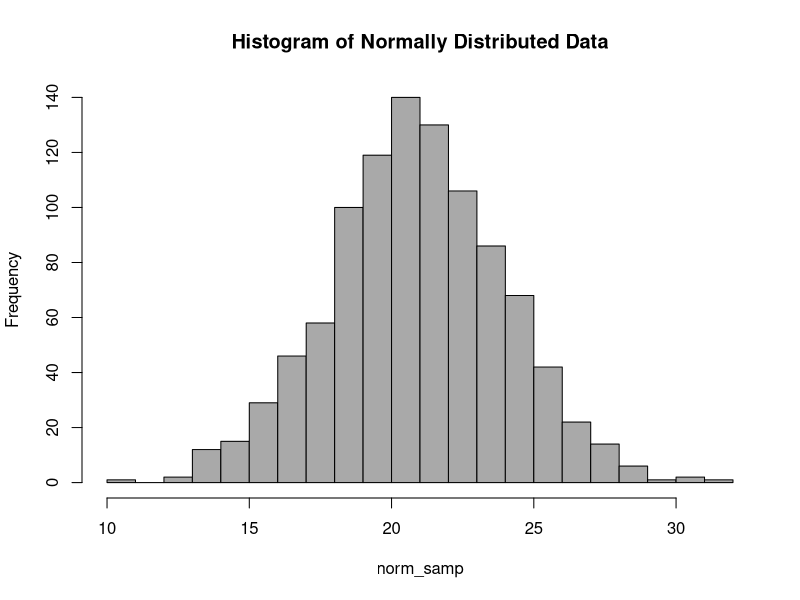
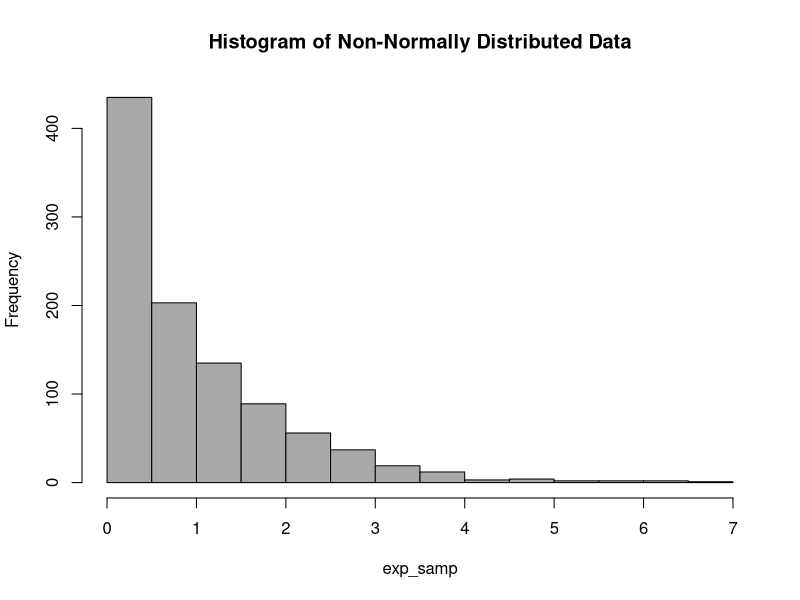
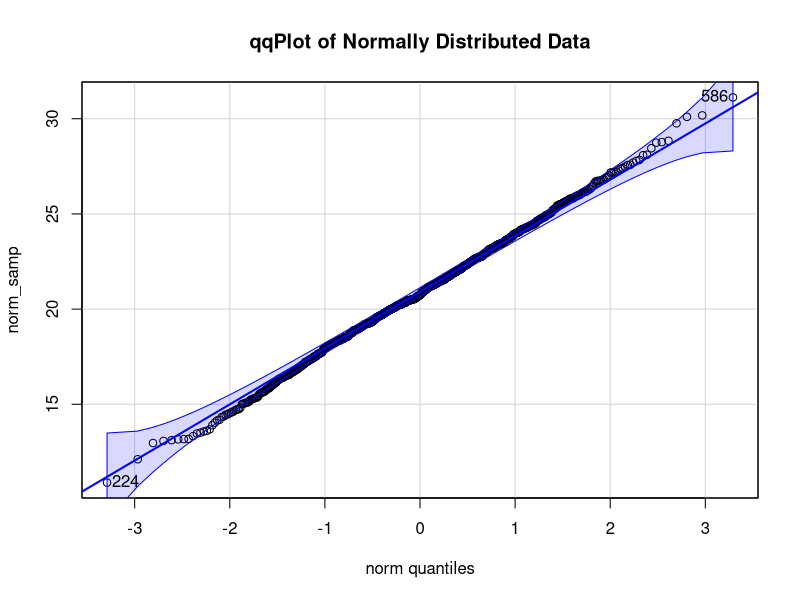
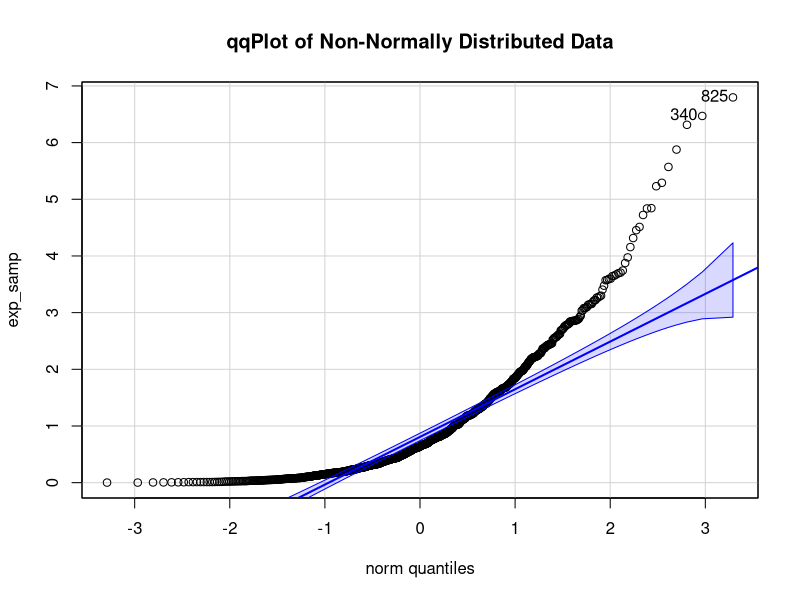
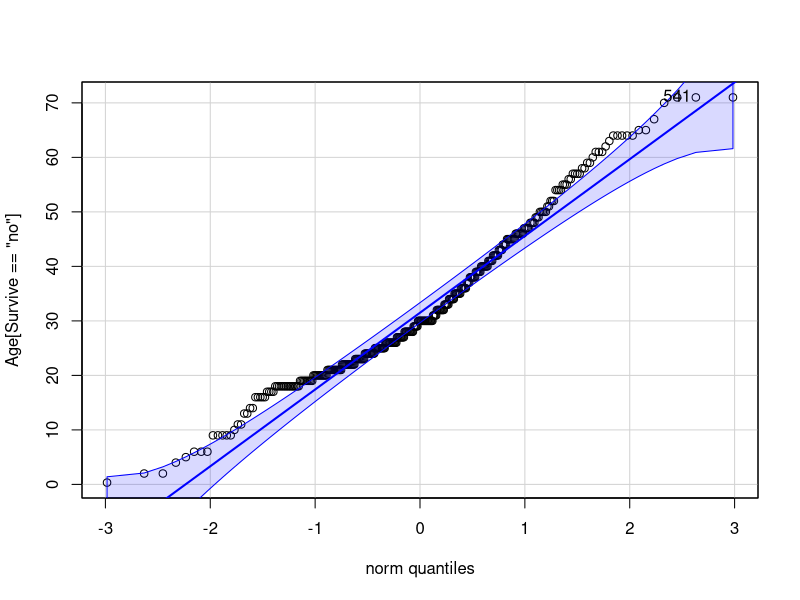
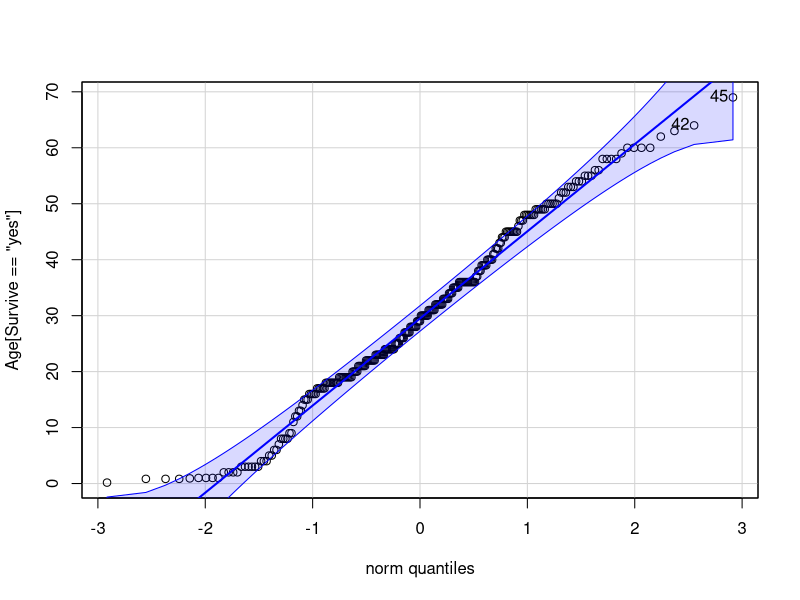

The R script that drew these images, in order:
## ---- chunk 1
knitr::opts_chunk$set(echo = TRUE)

# libraries needed for this lab
#remember to install.packages("package") first and then call library if it's a new package
library(readr)
library(tidyverse)
library(ggplot2)
library(car) # new package alert!

# data needed for this lab

titanic <- read_csv("titanic.csv")
dexterity <- read_csv("dexterity.csv")

## ---- chunk 2

# Make fake data to visualize
norm_samp = rnorm(1000, mean=21 , sd=3) #normal distribution 
exp_samp = rexp(1000) #exponential distribution 

# Visualization with a Histogram
hist(norm_samp,
     breaks=20, #20 bins is more practical, even though our sample size is 10x bigger. You get a sense of how many fall within bins that have a width that makes sense. This normal variable could be "age" for example 
     col='darkgray',
     ylab="Frequency",
     main="Histogram of Normally Distributed Data") 

hist(exp_samp,
     breaks=20, #20 bins is more practical, even though our sample size is 10x bigger. You get a sense of how many fall within bins that have a width that makes sense. This normal variable could be "age" for example 
     col='darkgray',
     ylab="Frequency",
     main="Histogram of Non-Normally Distributed Data") 

## ---- chunk 3

# Visualization with a qqPlot
#install.packages("car") 
#install car package. only run once on each computer. when you knit, #comment this line out
library(car)#load car package

# Now we’ll generate a qqplot using qqPlot function in car package.
qqPlot(norm_samp, main = "qqPlot of Normally Distributed Data") #qqplot function
qqPlot(exp_samp, main = "qqPlot of Non-Normally Distributed Data") #qqplot function


## ---- chunk 4
# EXAMPLE 1
shapiro.test(norm_samp) #run a shapiro-wilk test on norm_samp

# How to interpret shapiro test results
  # 1. state your p-value: p-value = 0.7614 (your p-value may be different, but it should be above p > 0.05)
  # 2. compare your p-value to significant p-value value: 0.7614 > 0.05
  # 3. look at your null hypothesis: data are normally distributed
  # 4. contextualize: My p-value of the shapiro-wlk test is 0.76, which is above a p-value of 0.05, hence I can be resaonably confident that my data   are normal

# remember p > 0.05 means you fail to reject the null hypothesis based on your data and tests


## This shapiro-wilk value makes sense since my histogram and qqPlot looked normally distributed

## ---- chunk 5

# EXAMPLE 2
shapiro.test(exp_samp) #run a shapiro-wilk test on exp_samp

# How to interpret shapiro test results
  # 1. state your p-value: p-value < 2.2e-16 (your p-value may be different, but it should be above p > 0.05)
  # 2. compare your p-value to significant p-value value: 2.2e-16 < 0.05
  # 3. look at your null hypothesis: data are normally distributed
  # 4. contextualize: My p-value of the shapiro-wlk test is 2.2e-16, which is below a p-value of 0.05, hence I can be resaonably confident that my data are not normal

# remember p < 0.05 means you reject the null hypothesis based on your data and tests


## This shapiro-wilk value makes sense since my histogram and qqPlot looked not normally distributed


## ---- chunk 6
#your code here to load data
## ---- chunk 7
#your code here to make histogram
## ---- chunk 8
# the one-sample t-test. modify the code for your variables!
# t.test(dataset$variable, mu=18) # self-check: why mu = 18?

## ---- chunk 9
# getting the critical two-sided t-value for alpha = 0.05 and df = 632
qt(0.025, 632) # self-check: why 0.025 and not 0.05?
## ---- chunk 10
# your code here to make a boxplot
## ---- chunk 11
# Q-Q plot separated by group (surviving, yes or no). CHANGE THE VARIABLE NAMES IF NEEDED~!
library(car) # load the package before you use it

# Visualize

# HINT: with(DATASET, qqPlot(RESPONSEVARIABLE[GROUPVARIABLE == "no"],))
with(titanic, qqPlot(Age[Survive == "no"],)) # did you name titanic.csv "titanic"? if not, change it here
with(titanic, qqPlot(Age[Survive == "yes"],)) # did you name titanic.csv "titanic"? if not, change it here

# Quantify
# Shapiro-Wilk test
with(titanic, shapiro.test(Age[Survive == "yes"]))
with(titanic, shapiro.test(Age[Survive == "no"]))
## ---- chunk 12
# Levene's test: response variable, group variable
leveneTest(titanic$Age, titanic$Survive)
## ---- chunk 13
# two-sample t-test with unequal variances (Welch's two-sample t-test)

#first, you have to subset the two groups
lived <- subset(titanic, Survive=="yes")
died <- subset(titanic, Survive=="no")

#now, run the t-test on those groups
t.test(lived$Age, died$Age, var.equal = FALSE) # note that 95% CI and a two-sided hypothesis are default settings, meaning we don't have to set them here!
## ---- chunk 14
t.test(lived$Age, died$Age, alternative="less", var.equal = FALSE) # here, we specify the one-sided "less" hypothesis, since two-sided is the default setting and we want to override that.
